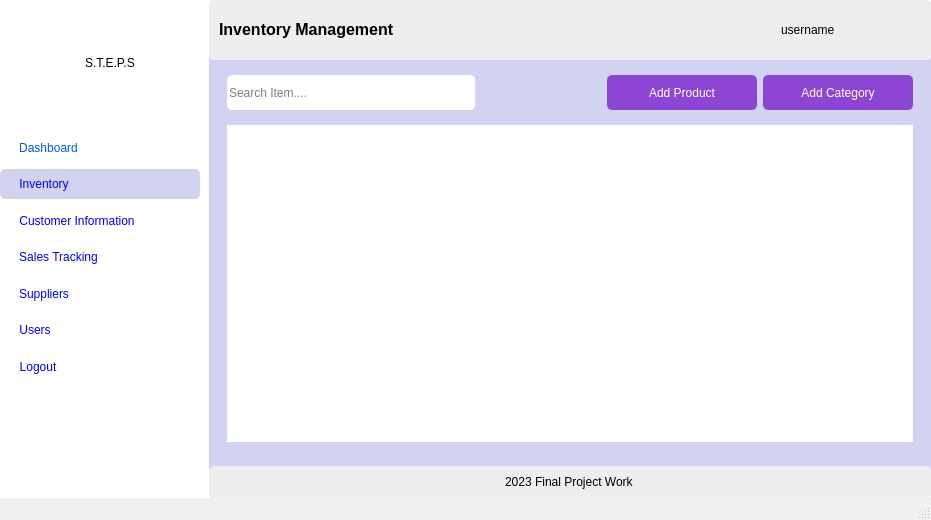
<?xml version="1.0" encoding="UTF-8"?>
<ui version="4.0">
 <class>MainWindow</class>
 <widget class="QMainWindow" name="MainWindow">
  <property name="geometry">
   <rect>
    <x>0</x>
    <y>0</y>
    <width>931</width>
    <height>520</height>
   </rect>
  </property>
  <property name="windowTitle">
   <string>Products</string>
  </property>
  <property name="styleSheet">
   <string notr="true">MainWindow{
	background-color: #ffe135
}</string>
  </property>
  <widget class="QWidget" name="centralwidget">
   <property name="styleSheet">
    <string notr="true">background-color: rgb(255, 255, 255);</string>
   </property>
   <layout class="QHBoxLayout" name="horizontalLayout">
    <property name="spacing">
     <number>9</number>
    </property>
    <property name="leftMargin">
     <number>0</number>
    </property>
    <property name="topMargin">
     <number>0</number>
    </property>
    <property name="rightMargin">
     <number>0</number>
    </property>
    <property name="bottomMargin">
     <number>0</number>
    </property>
    <item>
     <widget class="QWidget" name="widget_2" native="true">
      <property name="minimumSize">
       <size>
        <width>200</width>
        <height>0</height>
       </size>
      </property>
      <property name="maximumSize">
       <size>
        <width>200</width>
        <height>16777215</height>
       </size>
      </property>
      <property name="styleSheet">
       <string notr="true">border-radius: 5px;</string>
      </property>
      <layout class="QVBoxLayout" name="verticalLayout_8">
       <property name="leftMargin">
        <number>0</number>
       </property>
       <property name="topMargin">
        <number>0</number>
       </property>
       <property name="rightMargin">
        <number>0</number>
       </property>
       <property name="bottomMargin">
        <number>0</number>
       </property>
       <item alignment="Qt::AlignTop">
        <widget class="QWidget" name="widget_3" native="true">
         <property name="sizePolicy">
          <sizepolicy hsizetype="Preferred" vsizetype="Maximum">
           <horstretch>0</horstretch>
           <verstretch>0</verstretch>
          </sizepolicy>
         </property>
         <property name="minimumSize">
          <size>
           <width>200</width>
           <height>400</height>
          </size>
         </property>
         <property name="maximumSize">
          <size>
           <width>200</width>
           <height>900</height>
          </size>
         </property>
         <property name="styleSheet">
          <string notr="true">border-radius: 5px;</string>
         </property>
         <layout class="QVBoxLayout" name="verticalLayout">
          <property name="leftMargin">
           <number>0</number>
          </property>
          <property name="topMargin">
           <number>0</number>
          </property>
          <property name="rightMargin">
           <number>0</number>
          </property>
          <property name="bottomMargin">
           <number>0</number>
          </property>
          <item>
           <widget class="QWidget" name="widget" native="true">
            <property name="sizePolicy">
             <sizepolicy hsizetype="Expanding" vsizetype="Expanding">
              <horstretch>0</horstretch>
              <verstretch>0</verstretch>
             </sizepolicy>
            </property>
            <property name="maximumSize">
             <size>
              <width>16777215</width>
              <height>90</height>
             </size>
            </property>
            <property name="styleSheet">
             <string notr="true"/>
            </property>
            <layout class="QHBoxLayout" name="horizontalLayout_4">
             <item>
              <widget class="QLabel" name="label_2">
               <property name="sizePolicy">
                <sizepolicy hsizetype="Maximum" vsizetype="Maximum">
                 <horstretch>0</horstretch>
                 <verstretch>0</verstretch>
                </sizepolicy>
               </property>
               <property name="maximumSize">
                <size>
                 <width>70</width>
                 <height>70</height>
                </size>
               </property>
               <property name="text">
                <string/>
               </property>
               <property name="pixmap">
                <pixmap>../icons/point-of-sale.png</pixmap>
               </property>
               <property name="scaledContents">
                <bool>true</bool>
               </property>
              </widget>
             </item>
             <item>
              <widget class="QLabel" name="label">
               <property name="styleSheet">
                <string notr="true">font: 81 16pt &quot;Open Sans ExtraBold&quot;;</string>
               </property>
               <property name="text">
                <string>S.T.E.P.S</string>
               </property>
              </widget>
             </item>
            </layout>
           </widget>
          </item>
          <item>
           <widget class="QWidget" name="widget_6" native="true">
            <property name="maximumSize">
             <size>
              <width>16777215</width>
              <height>250</height>
             </size>
            </property>
            <layout class="QVBoxLayout" name="verticalLayout_12">
             <property name="leftMargin">
              <number>0</number>
             </property>
             <property name="topMargin">
              <number>0</number>
             </property>
             <property name="rightMargin">
              <number>0</number>
             </property>
             <property name="bottomMargin">
              <number>0</number>
             </property>
             <item>
              <widget class="QWidget" name="widget_12" native="true">
               <property name="maximumSize">
                <size>
                 <width>16777215</width>
                 <height>40</height>
                </size>
               </property>
               <property name="styleSheet">
                <string notr="true"/>
               </property>
               <layout class="QVBoxLayout" name="verticalLayout_21">
                <property name="leftMargin">
                 <number>19</number>
                </property>
                <property name="topMargin">
                 <number>0</number>
                </property>
                <property name="rightMargin">
                 <number>0</number>
                </property>
                <property name="bottomMargin">
                 <number>0</number>
                </property>
                <item alignment="Qt::AlignLeft">
                 <widget class="QPushButton" name="dashboard">
                  <property name="sizePolicy">
                   <sizepolicy hsizetype="Minimum" vsizetype="Expanding">
                    <horstretch>0</horstretch>
                    <verstretch>0</verstretch>
                   </sizepolicy>
                  </property>
                  <property name="styleSheet">
                   <string notr="true">font: 75 10pt &quot;MS Shell Dlg 2&quot;;
color: rgb(0, 85, 255);</string>
                  </property>
                  <property name="text">
                   <string>Dashboard</string>
                  </property>
                  <property name="icon">
                   <iconset>
                    <normaloff>../icons/dashboard-report-icon.png</normaloff>../icons/dashboard-report-icon.png</iconset>
                  </property>
                 </widget>
                </item>
               </layout>
              </widget>
             </item>
             <item>
              <widget class="QWidget" name="widget_20" native="true">
               <property name="maximumSize">
                <size>
                 <width>16777215</width>
                 <height>40</height>
                </size>
               </property>
               <property name="styleSheet">
                <string notr="true">background-color: rgb(210, 210, 241);</string>
               </property>
               <layout class="QVBoxLayout" name="verticalLayout_22">
                <property name="leftMargin">
                 <number>19</number>
                </property>
                <property name="topMargin">
                 <number>0</number>
                </property>
                <property name="rightMargin">
                 <number>0</number>
                </property>
                <property name="bottomMargin">
                 <number>0</number>
                </property>
                <item alignment="Qt::AlignLeft">
                 <widget class="QPushButton" name="products">
                  <property name="sizePolicy">
                   <sizepolicy hsizetype="Expanding" vsizetype="Expanding">
                    <horstretch>0</horstretch>
                    <verstretch>0</verstretch>
                   </sizepolicy>
                  </property>
                  <property name="minimumSize">
                   <size>
                    <width>0</width>
                    <height>0</height>
                   </size>
                  </property>
                  <property name="styleSheet">
                   <string notr="true">font: 75 10pt &quot;MS Shell Dlg 2&quot;;
color: rgb(0, 0, 255);</string>
                  </property>
                  <property name="text">
                   <string>Inventory</string>
                  </property>
                  <property name="icon">
                   <iconset>
                    <normaloff>../icons/groceries-icon.png</normaloff>../icons/groceries-icon.png</iconset>
                  </property>
                 </widget>
                </item>
               </layout>
              </widget>
             </item>
             <item>
              <widget class="QWidget" name="widget_22" native="true">
               <property name="maximumSize">
                <size>
                 <width>16777215</width>
                 <height>40</height>
                </size>
               </property>
               <layout class="QVBoxLayout" name="verticalLayout_23">
                <property name="leftMargin">
                 <number>19</number>
                </property>
                <property name="topMargin">
                 <number>0</number>
                </property>
                <property name="rightMargin">
                 <number>0</number>
                </property>
                <property name="bottomMargin">
                 <number>0</number>
                </property>
                <item alignment="Qt::AlignLeft">
                 <widget class="QPushButton" name="customers">
                  <property name="sizePolicy">
                   <sizepolicy hsizetype="Minimum" vsizetype="Expanding">
                    <horstretch>0</horstretch>
                    <verstretch>0</verstretch>
                   </sizepolicy>
                  </property>
                  <property name="styleSheet">
                   <string notr="true">font: 75 10pt &quot;MS Shell Dlg 2&quot;;
color: rgb(0, 0, 255);</string>
                  </property>
                  <property name="text">
                   <string>Customer Information</string>
                  </property>
                  <property name="icon">
                   <iconset>
                    <normaloff>../icons/followers-friends-icon.png</normaloff>../icons/followers-friends-icon.png</iconset>
                  </property>
                 </widget>
                </item>
               </layout>
              </widget>
             </item>
             <item>
              <widget class="QWidget" name="widget_21" native="true">
               <property name="maximumSize">
                <size>
                 <width>16777215</width>
                 <height>40</height>
                </size>
               </property>
               <layout class="QVBoxLayout" name="verticalLayout_24">
                <property name="leftMargin">
                 <number>19</number>
                </property>
                <property name="topMargin">
                 <number>0</number>
                </property>
                <property name="rightMargin">
                 <number>0</number>
                </property>
                <property name="bottomMargin">
                 <number>0</number>
                </property>
                <item alignment="Qt::AlignLeft">
                 <widget class="QPushButton" name="cart">
                  <property name="sizePolicy">
                   <sizepolicy hsizetype="Minimum" vsizetype="Expanding">
                    <horstretch>0</horstretch>
                    <verstretch>0</verstretch>
                   </sizepolicy>
                  </property>
                  <property name="styleSheet">
                   <string notr="true">font: 75 10pt &quot;MS Shell Dlg 2&quot;;
color: rgb(0, 0, 255);</string>
                  </property>
                  <property name="text">
                   <string>Sales Tracking</string>
                  </property>
                  <property name="icon">
                   <iconset>
                    <normaloff>../icons/order-placed-purchased-icon.png</normaloff>../icons/order-placed-purchased-icon.png</iconset>
                  </property>
                 </widget>
                </item>
               </layout>
              </widget>
             </item>
             <item>
              <widget class="QWidget" name="widget_14" native="true">
               <layout class="QVBoxLayout" name="verticalLayout_13">
                <property name="leftMargin">
                 <number>19</number>
                </property>
                <property name="topMargin">
                 <number>0</number>
                </property>
                <property name="rightMargin">
                 <number>0</number>
                </property>
                <property name="bottomMargin">
                 <number>0</number>
                </property>
                <item alignment="Qt::AlignLeft">
                 <widget class="QPushButton" name="suppliers">
                  <property name="sizePolicy">
                   <sizepolicy hsizetype="Expanding" vsizetype="Expanding">
                    <horstretch>0</horstretch>
                    <verstretch>0</verstretch>
                   </sizepolicy>
                  </property>
                  <property name="styleSheet">
                   <string notr="true">font: 75 10pt &quot;MS Shell Dlg 2&quot;;
color: rgb(0, 0, 255);</string>
                  </property>
                  <property name="text">
                   <string>Suppliers</string>
                  </property>
                  <property name="icon">
                   <iconset>
                    <normaloff>../icons/hotel-supplier.png</normaloff>../icons/hotel-supplier.png</iconset>
                  </property>
                 </widget>
                </item>
               </layout>
              </widget>
             </item>
             <item>
              <widget class="QWidget" name="widget_24" native="true">
               <layout class="QVBoxLayout" name="verticalLayout_11">
                <property name="spacing">
                 <number>0</number>
                </property>
                <property name="leftMargin">
                 <number>19</number>
                </property>
                <property name="topMargin">
                 <number>0</number>
                </property>
                <property name="rightMargin">
                 <number>0</number>
                </property>
                <property name="bottomMargin">
                 <number>0</number>
                </property>
                <item alignment="Qt::AlignLeft">
                 <widget class="QPushButton" name="users_2">
                  <property name="sizePolicy">
                   <sizepolicy hsizetype="Minimum" vsizetype="Expanding">
                    <horstretch>0</horstretch>
                    <verstretch>0</verstretch>
                   </sizepolicy>
                  </property>
                  <property name="styleSheet">
                   <string notr="true">font: 75 10pt &quot;MS Shell Dlg 2&quot;;
color: rgb(0, 0, 255);</string>
                  </property>
                  <property name="text">
                   <string>Users</string>
                  </property>
                  <property name="icon">
                   <iconset>
                    <normaloff>../icons/edit-pen-icon.png</normaloff>../icons/edit-pen-icon.png</iconset>
                  </property>
                  <property name="iconSize">
                   <size>
                    <width>16</width>
                    <height>16</height>
                   </size>
                  </property>
                 </widget>
                </item>
               </layout>
              </widget>
             </item>
             <item>
              <widget class="QWidget" name="widget_23" native="true">
               <property name="maximumSize">
                <size>
                 <width>16777215</width>
                 <height>40</height>
                </size>
               </property>
               <layout class="QVBoxLayout" name="verticalLayout_25">
                <property name="leftMargin">
                 <number>19</number>
                </property>
                <property name="topMargin">
                 <number>0</number>
                </property>
                <property name="rightMargin">
                 <number>0</number>
                </property>
                <property name="bottomMargin">
                 <number>0</number>
                </property>
                <item alignment="Qt::AlignLeft">
                 <widget class="QPushButton" name="logout">
                  <property name="sizePolicy">
                   <sizepolicy hsizetype="Minimum" vsizetype="Expanding">
                    <horstretch>0</horstretch>
                    <verstretch>0</verstretch>
                   </sizepolicy>
                  </property>
                  <property name="styleSheet">
                   <string notr="true">font: 75 10pt &quot;MS Shell Dlg 2&quot;;
color: rgb(0, 0, 255);</string>
                  </property>
                  <property name="text">
                   <string>Logout</string>
                  </property>
                  <property name="icon">
                   <iconset>
                    <normaloff>../icons/sign-out-icon.png</normaloff>../icons/sign-out-icon.png</iconset>
                  </property>
                 </widget>
                </item>
               </layout>
              </widget>
             </item>
            </layout>
           </widget>
          </item>
         </layout>
        </widget>
       </item>
      </layout>
     </widget>
    </item>
    <item>
     <widget class="QWidget" name="widget_9" native="true">
      <property name="styleSheet">
       <string notr="true">background-color: rgb(210, 210, 241);
border-radius: 5px;</string>
      </property>
      <layout class="QVBoxLayout" name="verticalLayout_9">
       <property name="leftMargin">
        <number>0</number>
       </property>
       <property name="topMargin">
        <number>0</number>
       </property>
       <property name="rightMargin">
        <number>0</number>
       </property>
       <property name="bottomMargin">
        <number>0</number>
       </property>
       <item>
        <widget class="QWidget" name="widget_5" native="true">
         <property name="minimumSize">
          <size>
           <width>0</width>
           <height>60</height>
          </size>
         </property>
         <property name="styleSheet">
          <string notr="true">background-color: rgb(238, 238, 238);
border-radius:5px</string>
         </property>
         <layout class="QHBoxLayout" name="horizontalLayout_3">
          <property name="leftMargin">
           <number>0</number>
          </property>
          <property name="topMargin">
           <number>0</number>
          </property>
          <property name="rightMargin">
           <number>0</number>
          </property>
          <property name="bottomMargin">
           <number>0</number>
          </property>
          <item>
           <widget class="QLabel" name="label_3">
            <property name="styleSheet">
             <string notr="true">font: 81 8pt &quot;Open Sans ExtraBold&quot;;</string>
            </property>
            <property name="text">
             <string>&lt;html&gt;&lt;head/&gt;&lt;body&gt;&lt;p&gt;&lt;span style=&quot; font-size:12pt; font-weight:600;&quot;&gt;Inventory Management&lt;/span&gt;&lt;/p&gt;&lt;/body&gt;&lt;/html&gt;</string>
            </property>
            <property name="margin">
             <number>3</number>
            </property>
            <property name="indent">
             <number>10</number>
            </property>
           </widget>
          </item>
          <item>
           <widget class="QLabel" name="image">
            <property name="minimumSize">
             <size>
              <width>45</width>
              <height>45</height>
             </size>
            </property>
            <property name="maximumSize">
             <size>
              <width>50</width>
              <height>50</height>
             </size>
            </property>
            <property name="sizeIncrement">
             <size>
              <width>0</width>
              <height>0</height>
             </size>
            </property>
            <property name="styleSheet">
             <string notr="true">radius: 40px;</string>
            </property>
            <property name="frameShape">
             <enum>QFrame::StyledPanel</enum>
            </property>
            <property name="frameShadow">
             <enum>QFrame::Raised</enum>
            </property>
            <property name="text">
             <string/>
            </property>
            <property name="pixmap">
             <pixmap>../../../../../Pictures/dall-e-2.jpg</pixmap>
            </property>
            <property name="scaledContents">
             <bool>true</bool>
            </property>
            <property name="margin">
             <number>0</number>
            </property>
            <property name="openExternalLinks">
             <bool>false</bool>
            </property>
           </widget>
          </item>
          <item>
           <widget class="QLabel" name="username">
            <property name="minimumSize">
             <size>
              <width>0</width>
              <height>0</height>
             </size>
            </property>
            <property name="maximumSize">
             <size>
              <width>150</width>
              <height>16777215</height>
             </size>
            </property>
            <property name="styleSheet">
             <string notr="true">font: 12pt &quot;Lucida Sans Unicode&quot;;</string>
            </property>
            <property name="text">
             <string>username</string>
            </property>
           </widget>
          </item>
         </layout>
        </widget>
       </item>
       <item>
        <widget class="QWidget" name="widget_10" native="true">
         <property name="sizePolicy">
          <sizepolicy hsizetype="Expanding" vsizetype="Expanding">
           <horstretch>0</horstretch>
           <verstretch>0</verstretch>
          </sizepolicy>
         </property>
         <property name="minimumSize">
          <size>
           <width>475</width>
           <height>198</height>
          </size>
         </property>
         <layout class="QVBoxLayout" name="verticalLayout_6">
          <item>
           <widget class="QWidget" name="widget_25" native="true">
            <property name="sizePolicy">
             <sizepolicy hsizetype="Preferred" vsizetype="Expanding">
              <horstretch>0</horstretch>
              <verstretch>0</verstretch>
             </sizepolicy>
            </property>
            <property name="maximumSize">
             <size>
              <width>16777215</width>
              <height>35</height>
             </size>
            </property>
            <layout class="QHBoxLayout" name="horizontalLayout_2">
             <property name="leftMargin">
              <number>9</number>
             </property>
             <property name="topMargin">
              <number>0</number>
             </property>
             <property name="rightMargin">
              <number>9</number>
             </property>
             <property name="bottomMargin">
              <number>0</number>
             </property>
             <item>
              <widget class="QWidget" name="widget_4" native="true">
               <layout class="QVBoxLayout" name="verticalLayout_5">
                <property name="leftMargin">
                 <number>0</number>
                </property>
                <property name="topMargin">
                 <number>0</number>
                </property>
                <property name="rightMargin">
                 <number>0</number>
                </property>
                <property name="bottomMargin">
                 <number>0</number>
                </property>
                <item>
                 <widget class="QLineEdit" name="search">
                  <property name="sizePolicy">
                   <sizepolicy hsizetype="Expanding" vsizetype="Expanding">
                    <horstretch>0</horstretch>
                    <verstretch>0</verstretch>
                   </sizepolicy>
                  </property>
                  <property name="maximumSize">
                   <size>
                    <width>364</width>
                    <height>35</height>
                   </size>
                  </property>
                  <property name="styleSheet">
                   <string notr="true">background-color: rgb(255, 255, 255);
font: 10pt &quot;Open Sans&quot;;</string>
                  </property>
                  <property name="placeholderText">
                   <string>Search Item....</string>
                  </property>
                 </widget>
                </item>
               </layout>
              </widget>
             </item>
             <item>
              <widget class="QWidget" name="widget_11" native="true">
               <property name="sizePolicy">
                <sizepolicy hsizetype="Expanding" vsizetype="Preferred">
                 <horstretch>0</horstretch>
                 <verstretch>0</verstretch>
                </sizepolicy>
               </property>
               <property name="maximumSize">
                <size>
                 <width>120</width>
                 <height>16777215</height>
                </size>
               </property>
               <layout class="QVBoxLayout" name="verticalLayout_7">
                <property name="leftMargin">
                 <number>0</number>
                </property>
                <property name="topMargin">
                 <number>0</number>
                </property>
                <property name="rightMargin">
                 <number>0</number>
                </property>
                <property name="bottomMargin">
                 <number>0</number>
                </property>
               </layout>
              </widget>
             </item>
             <item>
              <widget class="QWidget" name="widget_8" native="true">
               <property name="maximumSize">
                <size>
                 <width>150</width>
                 <height>16777215</height>
                </size>
               </property>
               <layout class="QVBoxLayout" name="verticalLayout_4">
                <property name="spacing">
                 <number>6</number>
                </property>
                <property name="leftMargin">
                 <number>0</number>
                </property>
                <property name="topMargin">
                 <number>0</number>
                </property>
                <property name="rightMargin">
                 <number>0</number>
                </property>
                <property name="bottomMargin">
                 <number>0</number>
                </property>
                <item>
                 <widget class="QPushButton" name="add_product">
                  <property name="sizePolicy">
                   <sizepolicy hsizetype="Expanding" vsizetype="Expanding">
                    <horstretch>0</horstretch>
                    <verstretch>0</verstretch>
                   </sizepolicy>
                  </property>
                  <property name="maximumSize">
                   <size>
                    <width>150</width>
                    <height>16777215</height>
                   </size>
                  </property>
                  <property name="styleSheet">
                   <string notr="true">background-color: rgb(141, 70, 212);
color: rgb(255, 255, 255);
font: 75 11pt &quot;Open Sans Extrabold&quot;;</string>
                  </property>
                  <property name="text">
                   <string>Add Product</string>
                  </property>
                  <property name="icon">
                   <iconset>
                    <normaloff>../icons/add-to-basket.png</normaloff>../icons/add-to-basket.png</iconset>
                  </property>
                  <property name="iconSize">
                   <size>
                    <width>32</width>
                    <height>21</height>
                   </size>
                  </property>
                 </widget>
                </item>
               </layout>
              </widget>
             </item>
             <item>
              <widget class="QWidget" name="widget_7" native="true">
               <property name="maximumSize">
                <size>
                 <width>150</width>
                 <height>16777215</height>
                </size>
               </property>
               <layout class="QVBoxLayout" name="verticalLayout_3">
                <property name="leftMargin">
                 <number>0</number>
                </property>
                <property name="topMargin">
                 <number>0</number>
                </property>
                <property name="rightMargin">
                 <number>0</number>
                </property>
                <property name="bottomMargin">
                 <number>0</number>
                </property>
                <item>
                 <widget class="QPushButton" name="add_category">
                  <property name="sizePolicy">
                   <sizepolicy hsizetype="Expanding" vsizetype="Expanding">
                    <horstretch>0</horstretch>
                    <verstretch>0</verstretch>
                   </sizepolicy>
                  </property>
                  <property name="maximumSize">
                   <size>
                    <width>150</width>
                    <height>50</height>
                   </size>
                  </property>
                  <property name="styleSheet">
                   <string notr="true">background-color: rgb(141, 70, 212);
color: rgb(255, 255, 255);
font: 75 11pt &quot;Open Sans Extrabold&quot;;</string>
                  </property>
                  <property name="text">
                   <string>Add Category</string>
                  </property>
                  <property name="icon">
                   <iconset>
                    <normaloff>../icons/apps.png</normaloff>../icons/apps.png</iconset>
                  </property>
                  <property name="iconSize">
                   <size>
                    <width>32</width>
                    <height>21</height>
                   </size>
                  </property>
                  <property name="flat">
                   <bool>true</bool>
                  </property>
                 </widget>
                </item>
               </layout>
              </widget>
             </item>
            </layout>
           </widget>
          </item>
          <item>
           <widget class="QFrame" name="frame_7">
            <property name="sizePolicy">
             <sizepolicy hsizetype="Preferred" vsizetype="Expanding">
              <horstretch>0</horstretch>
              <verstretch>0</verstretch>
             </sizepolicy>
            </property>
            <layout class="QVBoxLayout" name="verticalLayout_10">
             <item>
              <widget class="QTableWidget" name="table">
               <property name="font">
                <font>
                 <family>Open Sans ExtraBold</family>
                 <pointsize>10</pointsize>
                 <weight>50</weight>
                 <bold>false</bold>
                </font>
               </property>
               <property name="cursor" stdset="0">
                <cursorShape>PointingHandCursor</cursorShape>
               </property>
               <property name="autoFillBackground">
                <bool>true</bool>
               </property>
               <property name="styleSheet">
                <string notr="true">background-color: rgb(255, 255, 255);</string>
               </property>
              </widget>
             </item>
            </layout>
           </widget>
          </item>
         </layout>
        </widget>
       </item>
       <item>
        <widget class="QWidget" name="widget_13" native="true">
         <property name="styleSheet">
          <string notr="true">background-color: rgb(238, 238, 238);</string>
         </property>
         <layout class="QVBoxLayout" name="verticalLayout_2">
          <item alignment="Qt::AlignHCenter">
           <widget class="QLabel" name="label_8">
            <property name="text">
             <string>2023 Final Project Work</string>
            </property>
           </widget>
          </item>
         </layout>
        </widget>
       </item>
      </layout>
     </widget>
    </item>
   </layout>
  </widget>
  <widget class="QStatusBar" name="statusbar"/>
  <widget class="QMenuBar" name="menubar">
   <property name="geometry">
    <rect>
     <x>0</x>
     <y>0</y>
     <width>931</width>
     <height>21</height>
    </rect>
   </property>
  </widget>
 </widget>
 <resources>
  <include location="../resources.qrc"/>
 </resources>
 <connections/>
</ui>
